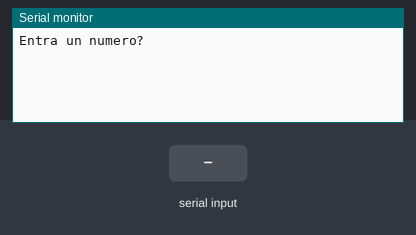
Simulated run of this sketch. Board: Arduino Uno, built with avr-gcc and run on an emulated ATmega328P. On the bench: the last lines printed to the serial monitor. Inputs (shaded band) come from the test bench.

Above: at 1.2 s.
1.3 s: "90,45\n" received over Serial
At 2.5 s:
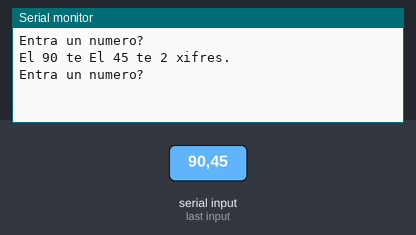
2.8 s: "5\n" received over Serial
At 3.3 s:
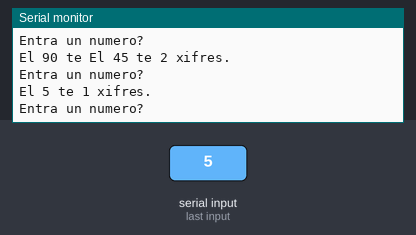

The sketch:

number_comunication_3.ino
```cpp
/**********************************************************************************
**                                                                               **
**                                  TÍTOL: Number comunication  3                **
**                                                                               **
**   Nom: Kevin Steven Bermeo Alvarado                           Data:04/02/2017 **
**********************************************************************************/

//************************* INCLUDE ***********************************************

//********** Variables ********************************************************
long n;
long q;
long a;
//********** Setup ************************************************************
void setup() {
  Serial.begin(9600);        // initialize serial
  Serial.println("Entra un numero?");
}
//********** Loop *************************************************************
void loop()
{
  while (Serial.available() > 0)
  { // Si hay una libreía disponible, procedera a leerla
    n = Serial.parseInt();                                         // Buscara un valor válido en el Stream, que es la base de datos para binarios.
    Serial.print ("El ");
    Serial.print (n);                                            //Muestra el valor que le introduzcamos
    Serial.print  (" te ");

    if ( Serial.read() == '\n' )                                // Mira que se cumpla la solución
    {
      while ( n != 0)                                           //Si la variable es diferente de 0 realiza la accion hasta que esta se incumpla
      {
        q = n / 10;                                             //Realiza la operación
        n = q;                                                  //Actualiza el valor de n
        a++ ;                                                   //Incrementa 1 al valor de a
      }

      Serial.print(a);                                          //Inserta el valor de a
      Serial.println (" xifres. ");
      Serial.println ( );
      Serial.println ("Entra un numero?");                      //Vuelve a hacer la pregunta
      a=0;                                                      //Reinicia el valor de a
    }
  }

}
```

Measured:
- after the input at 1.3 s, the serial monitor: prints a new line at once (image 1)
- after the input at 2.8 s, the serial monitor: prints a new line at once (image 2)
